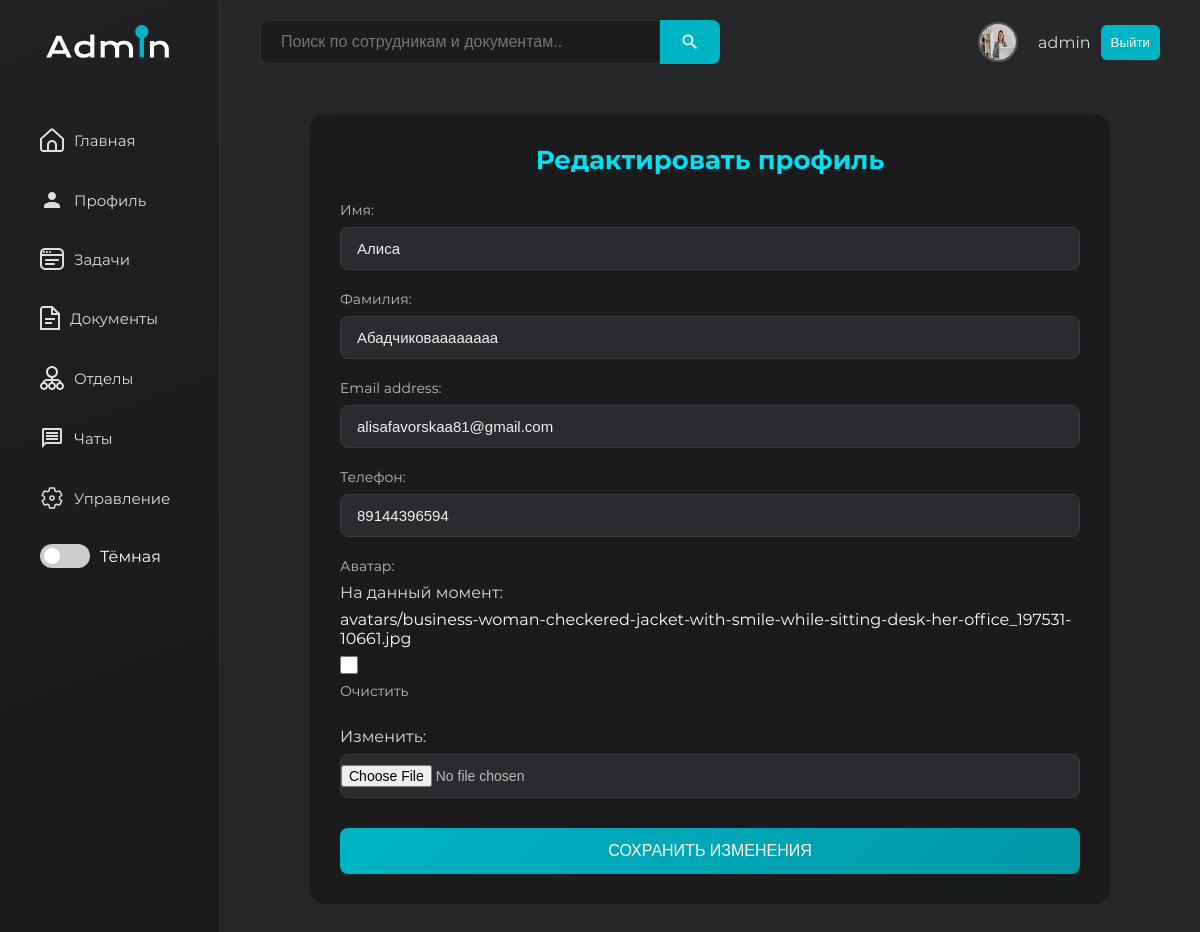
/profile/edit/ (signed in), run on an earlier commit of the app's database.
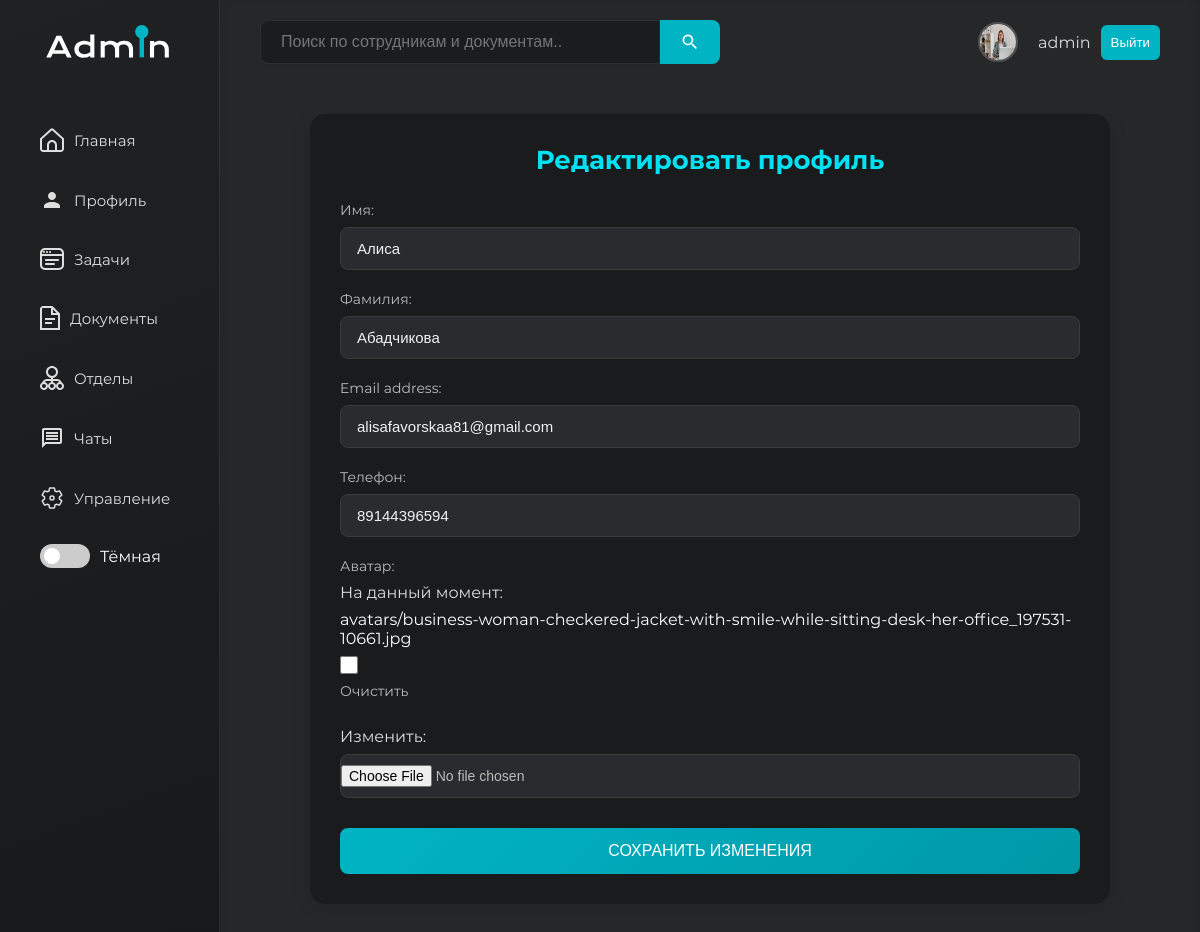
And on a later commit of the database.
### www/models.py (models this page shows, shortened)
class User(AbstractUser):
    telephone = models.CharField(max_length=15)
    position = models.ForeignKey(
        Position,
        on_delete=models.SET_NULL,
        null=True,
        blank=True,
        verbose_name="Должность"
    )
    department = models.ForeignKey(
        Department,
        on_delete=models.SET_NULL,
        null=True,
        blank=True,
        verbose_name="Отдел"
    )
    avatar = models.ImageField(upload_to='avatars/', null=True, blank=True)
    first_name = models.CharField(max_length=150, verbose_name="Имя")
    last_name = models.CharField(max_length=150, verbose_name="Фамилия")
    role = models.ForeignKey(
        Role,
        on_delete=models.SET_NULL,
        null=True,
        blank=True,
        verbose_name="Роль"
    )

### www/views.py (the view)
# urls.py: path('profile/edit/', profile_edit, name='profile_edit'),  # Редактирование профиля
@login_required
def profile_edit(request):
    if request.method == 'POST':
        form = UserProfileForm(request.POST, request.FILES, instance=request.user)
        if form.is_valid():
            form.save()
            return redirect('profile')
    else:
        form = UserProfileForm(instance=request.user)
    return render(request, 'profile_edit.html', {'form': form})

### www/forms.py
class UserProfileForm(UserChangeForm):
    first_name = forms.CharField(max_length=100, label="Имя")
    last_name = forms.CharField(max_length=100, label="Фамилия")
    telephone = forms.CharField(max_length=15, label="Телефон")
    avatar = forms.ImageField(required=False, label="Аватар")
    class Meta:
        model = User
        fields = ['first_name', 'last_name', 'email', 'telephone', 'avatar']

### templates/profile_edit.html (shortened to what this page needs)
{% extends 'base.html' %}
{% block main %}
<div class="edit-profile-page">
  <h1 class="edit-title">Редактировать профиль</h1>
  <form method="post" enctype="multipart/form-data" class="edit-form">
    {% for field in form %}
      {% if field.name != 'password' %}
      <div class="form-group">
        {{ field.label_tag }}
        {{ field }}
      </div>
      {% endif %}
    {% endfor %}
    <button type="submit" class="save-button">Сохранить изменения</button>
  </form>
</div>
{% endblock %}

### templates/base.html (shortened to what this page needs)
{% load static %}
<!DOCTYPE html>
<html lang="en" data-theme="dark">
<head>
    <link rel="stylesheet" href="{% static 'css/dashboard.css' %}">
</head>
<body>
<div id="wrapper">
    <div id="sidebar" class="expanded">
        <div class="logo">
        </div>
        <ul class="nav">
            <li><a href="{% url 'main' %}">
                <span class="nav-text">Главная</span></a></li>
            {% if user.is_authenticated %}
                <li><a href="{% url  'profile' %}">
                    <svg style="margin-right: 10px" width="24" height="24" viewBox="0 0 24 24" fill="none"
                         xmlns="http://www.w3.org/2000/svg">
                        <path d="M12 4C9.79 4 8 5.79 8 8C8 10.21 9.79 12 12 12C14.21 12 16 10.21 16 8C16 5.79 14.21 4 12 4ZM12 14C7.58 14 4 15.79 4 18V20H20V18C20 15.79 16.42 14 12 14Z"
                              fill="#DEDEDE"/>
                    </svg>
                    <span class="nav-text">Профиль</span></a></li>
                <li><a href="{% url 'task' %}">
                    <span class="nav-text">Задачи</span></a></li>
                <li><a href="{% url 'documents' %}">
                    <span class="nav-text">Документы</span></a></li>
                <li><a href="{% url 'department_list' %}">
                    <span class="nav-text">Отделы</span></a></li>
                <li><a href="{% url 'chats' %}">
                    <svg style="margin-right: 10px" width="24" height="24" viewBox="0 0 24 24" fill="none"
                         xmlns="http://www.w3.org/2000/svg">
                        <path d="M20 2H4C2.9 2 2 2.9 2 4V22L6 18H20C21.1 18 22 17.1 22 16V4C22 2.9 21.1 2 20 2ZM20 16H5.17L4 17.17V4H20V16ZM6 12H18V14H6V12ZM6 9H18V11H6V9ZM6 6H18V8H6V6Z"
                              fill="#DEDEDE"/>
                    </svg>
                    <span class="nav-text">Чаты</span></a>
                </li>
                {% if request.user.is_superuser %}
                    <li><a href="{% url 'admin_panel' %}">
                        <span class="nav-text">Управление</span></a></li>
                {% endif %}
            {% endif %}
            <li>
                <div class="theme-switcher">
                    <label class="switch">
                        <span class="slider round"></span>
                    </label>
                    <span id="themeLabel">Тёмная</span>
                </div>
            </li>
        </ul>
    </div>
    <div id="main-content">
        <header>
            <form method="GET" action="{% url 'search' %}" class="search-form">
                <input type="text"
                       name="query"
                       placeholder="Поиск по сотрудникам и документам.."
                       value="{{ request.GET.query|default_if_none:'' }}">
                <button type="submit" class="search">
                </button>
            </form>
            <div class="profile">
                {% if user.avatar %}
                    <img src="{{ user.avatar.url }}" alt="Аватар" style="max-width: 150px; max-height: 150px;">
                {% else %}
                    <img src="{% static 'img/default-avatar.png' %}" alt="Аватар по умолчанию"
                         style="max-width: 150px; max-height: 150px;">
                {% endif %}
                {% if user.is_authenticated %}
                    {{ user.username }}
                {% else %}
                    Гость
                {% endif %}
                {% if user.is_authenticated %}
                    <button><a href="{% url 'logout' %}">Выйти</a></button>
                {% else %}
                    <button><a href="{% url 'login' %}">Войти</a></button>
                {% endif %}
            </div>
        </header>
        <section class="dashboard">
            {% block main %}
            {% endblock %}
        </section>
    </div>
</div>
</body>
</html>

What changed in the data, as far as the page shows it:
changed User "admin": last_name "Абадчиковаааааааа" → "Абадчикова"
